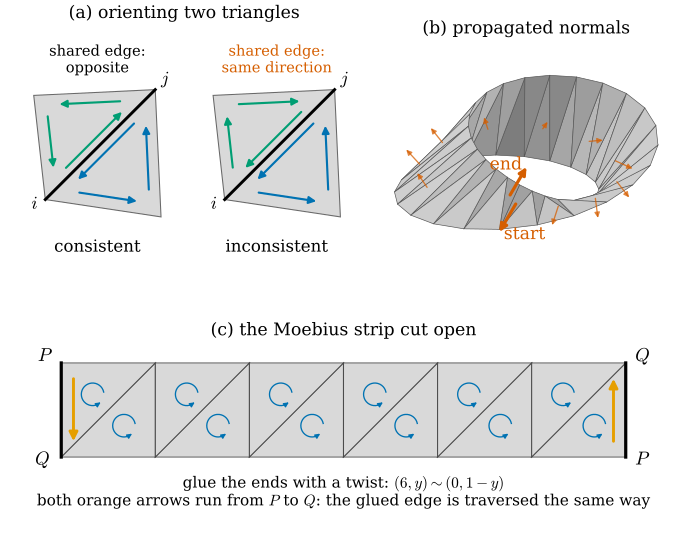

The script that saved this image:
"""Figure 31.1.2: orientation of a triangle mesh and the Moebius strip (Section 31.1).

(a) Two triangles sharing an edge. Left: consistent orientation (the shared edge is traversed in opposite
    directions). Right: inconsistent (the same direction).
(b) The Moebius mesh in 3D (n = 24 quads, width 2 x 0.5). Starting from one triangle ("start"), the
    orientation is propagated triangle by triangle along the strip; the vermillion arrows are the resulting
    face normals (every fourth triangle, plus the last one, "end"). After one turn the normal comes back
    reversed: "start" and "end" are neighbours across the seam and point to opposite sides.
(c) The Moebius strip cut open: a rectangle [0, 6] x [0, 1] whose ends are glued with a twist,
    (6, y) ~ (0, 1 - y). Every triangle is oriented counterclockwise in the picture (small circular arrows),
    which is consistent inside the rectangle; on the glued edge both end triangles run from P to Q.
Self-check: dgmesh.orient reports a conflict for the Moebius faces, and the propagated last normal points
opposite to the first one across the seam.

Run from the project root: ``PYTHONPATH=tools python3 chapters/31-meshes/figures/fig-31-1-2-orientation.py``
"""

import pathlib
import sys

sys.path.insert(0, str(pathlib.Path(__file__).resolve().parents[1] / "lib"))
import dgmesh as dm  # noqa: E402

import dgfig  # noqa: E402

dgfig.setup()

import matplotlib.pyplot as plt  # noqa: E402
import numpy as np  # noqa: E402
from matplotlib.patches import FancyArrowPatch, Polygon  # noqa: E402

C = dgfig.COLORS


def edge_arrows(ax, P, color, inset=0.13, lw=1.6):
    """Arrows along the oriented boundary of triangle P (3x2), pulled toward the centroid."""
    c = P.mean(0)
    Q = c + (1 - inset * 2.2) * (P - c)
    for k in range(3):
        a, b = Q[k], Q[(k + 1) % 3]
        a2, b2 = a + 0.12 * (b - a), b - 0.12 * (b - a)
        ax.add_patch(FancyArrowPatch(a2, b2, arrowstyle="-|>", mutation_scale=11, color=color, lw=lw, zorder=4))


def circ_arrow(ax, c, r, ccw=True, color="k"):
    ang = np.linspace(0.2, 1.75 * np.pi, 30)
    if not ccw:
        ang = ang[::-1]
    pts = c + r * np.stack([np.cos(ang), np.sin(ang)], 1)
    ax.plot(*pts[:-1].T, color=color, lw=1.0, zorder=4)
    ax.add_patch(FancyArrowPatch(pts[-3], pts[-1], arrowstyle="-|>", mutation_scale=7, color=color, lw=1.0,
                                 zorder=4))


fig = plt.figure(figsize=(7.2, 6.0))
gs = fig.add_gridspec(2, 2, height_ratios=[1.0, 0.62], width_ratios=[1.15, 1.0], hspace=0.12, wspace=0.02)

# ---------------------------------------------------------------- (a)
ax = fig.add_subplot(gs[0, 0])
A, B, Cc, D = np.array([0, 0.0]), np.array([1.0, -0.15]), np.array([0.95, 0.95]), np.array([-0.1, 0.9])
for dx, consistent, title in ((0.0, True, "consistent"), (1.55, False, "inconsistent")):
    s = np.array([dx, 0])
    T1 = np.array([A, B, Cc]) + s
    T2 = np.array([A, Cc, D]) + s if consistent else np.array([A, D, Cc]) + s
    for T in (T1, T2):
        ax.add_patch(Polygon(T, closed=True, fc=C["surface"], ec="#444444", lw=0.8, alpha=0.8, zorder=1))
    edge_arrows(ax, T1, C["tangent"])
    edge_arrows(ax, T2, C["third"])
    ax.plot(*np.array([A, Cc]).T + s[:, None], color=C["main"], lw=2.2, zorder=2)
    ax.text(dx + 0.45, -0.45, title, ha="center", fontsize=12.5)
    for lab, p, off in ((r"$i$", A, (-0.12, -0.08)), (r"$j$", Cc, (0.05, 0.05))):
        ax.text(*(p + s + off), lab, fontsize=13.5)
ax.text(0.45 + 1.55, 1.1, "shared edge:\nsame direction", ha="center", fontsize=11, color=C["normal"])
ax.text(0.45, 1.1, "shared edge:\nopposite", ha="center", fontsize=11, color=C["main"])
ax.set_xlim(-0.35, 2.75)
ax.set_ylim(-0.6, 1.5)
ax.set_aspect("equal")
ax.set_axis_off()
ax.set_title("(a) orienting two triangles", fontsize=13, y=1.0)

# ---------------------------------------------------------------- (b) 3D Moebius with propagated normals
V, F = dm.mobius_mesh(n=24, w=0.5)
_, ok, conflict = dm.orient(F)
assert not ok and conflict is not None
# propagate along the strip order (consecutive faces share an edge)
Fp = [F[0].copy()]
for f in F[1:]:
    prev = Fp[-1]
    dprev = {(prev[0], prev[1]), (prev[1], prev[2]), (prev[2], prev[0])}
    df = {(f[0], f[1]), (f[1], f[2]), (f[2], f[0])}
    shared = [(a, b) for (a, b) in df if (a, b) in dprev or (b, a) in dprev]
    assert len(shared) == 1
    a, b = shared[0]
    Fp.append(f[::-1].copy() if (a, b) in dprev else f.copy())
Fp = np.array(Fp)
N = dm.face_normals(V, Fp)
# across the seam (last face vs first face) the shared edge is traversed in the same direction
last, first = Fp[-1], Fp[0]
dl = {(last[0], last[1]), (last[1], last[2]), (last[2], last[0])}
dfst = {(first[0], first[1]), (first[1], first[2]), (first[2], first[0])}
assert dl & dfst, "seam must show the orientation conflict"

cam = dm.Ortho(elev=28, azim=12)
ax3 = fig.add_subplot(gs[0, 1])
items = []
base = dm.hex_to_rgb(C["surface"])
cols = dm.shade(V, Fp, base, light=(0.2, -0.6, 0.8), ambient=0.6)
for k, f in enumerate(Fp):
    items.append(("face", cam.depth(V[f].mean(0)), k))
show = list(range(0, len(Fp) - 4, 4)) + [len(Fp) - 1]
for k in show:
    items.append(("arrow", cam.depth(V[Fp[k]].mean(0) + 0.15 * N[k]), k))
for kind, _, k in sorted(items, key=lambda t: t[1]):
    if kind == "face":
        ax3.add_patch(Polygon(cam(V[Fp[k]]), closed=True, fc=cols[k], ec="#555555", lw=0.5, zorder=1))
    else:
        c0 = V[Fp[k]].mean(0)
        special = k in (0, show[-1])
        ln = 0.45 if special else 0.26
        p0, p1 = cam(c0), cam(c0 + ln * N[k])
        ax3.add_patch(FancyArrowPatch(p0, p1, arrowstyle="-|>", mutation_scale=11 if special else 8,
                                      color=C["normal"], lw=2.4 if special else 1.0, alpha=1.0 if special else 0.75,
                                      zorder=3))
for k, lab in ((0, "start"), (show[-1], "end")):
    tip = cam(V[Fp[k]].mean(0) + 0.45 * N[k])
    right = (cam(V[Fp[k]].mean(0))[0] > cam(V[Fp[0 if k else show[-1]]].mean(0))[0])
    ax3.text(tip[0] + (0.06 if right else -0.06), tip[1], lab, fontsize=13, color=C["normal"],
             ha="left" if right else "right", va="center")
assert np.dot(N[0], N[-1]) < -0.5  # the normal came back reversed
P = cam(V)
ax3.set_xlim(P[:, 0].min() - 0.25, P[:, 0].max() + 0.25)
ax3.set_ylim(P[:, 1].min() - 0.25, P[:, 1].max() + 0.35)
ax3.set_aspect("equal")
ax3.set_axis_off()
ax3.set_title("(b) propagated normals", fontsize=13, y=1.0)

# ---------------------------------------------------------------- (c) development of the strip
axb = fig.add_subplot(gs[1, :])
n = 6
for k in range(n):
    p00, p10, p11, p01 = np.array([k, 0.0]), np.array([k + 1.0, 0]), np.array([k + 1.0, 1]), np.array([k, 1.0])
    for T in (np.array([p00, p10, p11]), np.array([p00, p11, p01])):
        axb.add_patch(Polygon(T, closed=True, fc=C["surface"], ec="#444444", lw=0.8, alpha=0.8, zorder=1))
        circ_arrow(axb, T.mean(0), 0.12, ccw=True, color=C["tangent"])
# glued edges
axb.plot([0, 0], [0, 1], color=C["main"], lw=2.4, zorder=2)
axb.plot([n, n], [0, 1], color=C["main"], lw=2.4, zorder=2)
axb.text(-0.12, 1.02, r"$P$", fontsize=14, ha="right")
axb.text(-0.12, -0.08, r"$Q$", fontsize=14, ha="right")
axb.text(n + 0.1, 1.02, r"$Q$", fontsize=14)
axb.text(n + 0.1, -0.08, r"$P$", fontsize=14)
# orientation of the end triangles on the glued edge
axb.add_patch(FancyArrowPatch((0.13, 0.86), (0.13, 0.14), arrowstyle="-|>", mutation_scale=13, color=C["accent"],
                              lw=2.2, zorder=5))
axb.add_patch(FancyArrowPatch((n - 0.13, 0.14), (n - 0.13, 0.86), arrowstyle="-|>", mutation_scale=13,
                              color=C["accent"], lw=2.2, zorder=5))
axb.text(n / 2, -0.2, r"glue the ends with a twist: $(6, y) \sim (0, 1-y)$" + "\n"
         + r"both orange arrows run from $P$ to $Q$: the glued edge is traversed the same way", ha="center",
         va="top", fontsize=11.5)
axb.set_xlim(-0.6, n + 0.6)
axb.set_ylim(-0.75, 1.25)
axb.set_aspect("equal")
axb.set_axis_off()
axb.set_title("(c) the Moebius strip cut open", fontsize=13, y=0.98)

fig.subplots_adjust(left=0.01, right=0.99, top=0.95, bottom=0.01)
dgfig.save(fig, __file__)

# ---------------------------------------------------------------- interactive version: Moebius + propagated normals
tr = [dm.plotly_mesh(V, Fp, color="#D0D0D0", name="Moebius strip"), dm.plotly_edges(V, Fp)]
cent = V[Fp].mean(1)
tr += dm.plotly_arrows(cent[::2], 0.3 * N[::2], color="#D55E00", cone=0.07, name="propagated normal")
tr += dm.plotly_arrows(cent[[0, -1]], 0.45 * N[[0, -1]], color="#E69F00", width=8, cone=0.1, name="start / end")
dm.plotly_save(tr, __file__, "Moebius strip (24 quads): normals propagated along the strip; "
               "orange = first and last triangle (opposite across the seam)", "fig-31-1-2-interactive")
